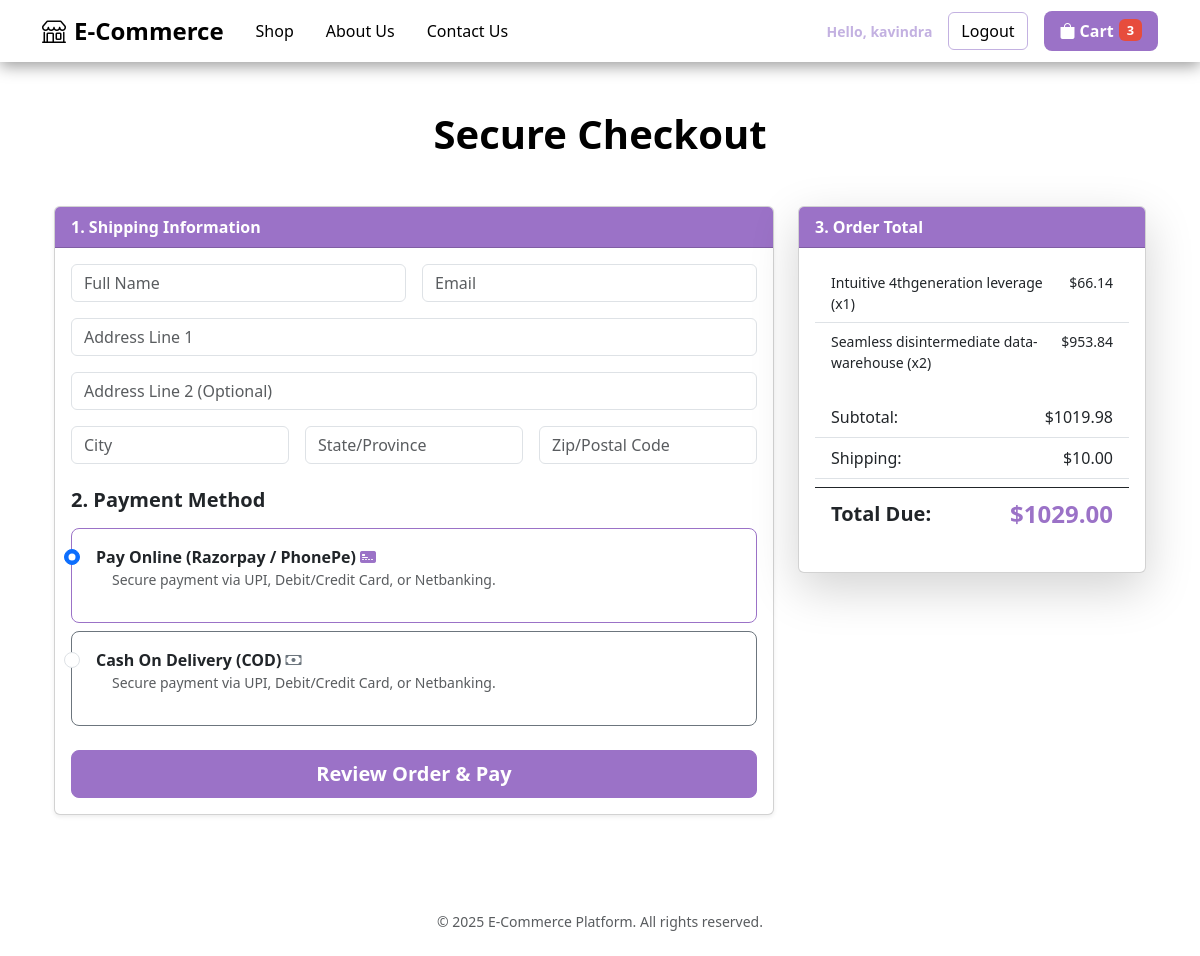
Screenshot of /checkout/ (signed in) with the database file from the repository.
### store/models.py (models this page shows, shortened)
class OrderItem(models.Model):
    product = models.ForeignKey('Product', on_delete=models.SET_NULL, null=True)
    order = models.ForeignKey('Order', on_delete=models.SET_NULL, null=True)
    quantity = models.IntegerField(default=0, null=True, blank=True)
    date_added = models.DateTimeField(auto_now_add=True)
    @property
    def get_total(self):
        total = self.product.price * self.quantity
        return total

class Product(models.Model):
    category = models.ForeignKey(Category, on_delete=models.SET_NULL, null=True)
    name = models.CharField(max_length=200)
    price = models.DecimalField(max_digits=7, decimal_places=2)
    image = models.ImageField(upload_to='products/', null=True, blank=True)
    digital = models.BooleanField(default=False, null=True, blank=False)

class Order(models.Model):
    customer = models.ForeignKey(Customer, on_delete=models.SET_NULL, null=True, blank=True)
    date_ordered = models.DateTimeField(auto_now_add=True)
    complete = models.BooleanField(default=False)
    transaction_id = models.CharField(max_length=100, null=True)
    get_total_with_shipping = models.DecimalField(max_digits=10, decimal_places=2, default=0.00)
    @property
    def get_cart_total(self):
        orderitems = self.orderitem_set.all()
        total = sum([item.get_total for item in orderitems])
        return total
    @property
    def get_cart_items(self):
        orderitems = self.orderitem_set.all()
        total = sum([item.quantity for item in orderitems])
        return total
    def get_total_with_shipping(self):
        """
        Calculates the final total, setting shipping to 0.00 (free).
        """
        subtotal = self.get_cart_total
        shipping_cost = Decimal('0.00')
        return subtotal + shipping_cost

### store/views.py (the view)
# urls.py: path('checkout/', views.checkout_view, name='checkout'),
def checkout_view(request):
    if request.user.is_authenticated:
        customer = request.user.customer
        order, created = Order.objects.get_or_create(customer=customer, complete=False)
        items = order.orderitem_set.all()
    else:
        return redirect('store:login') # Or 'store:cart' with an error message
    if request.method == 'POST':
        full_name = request.POST.get('full_name')
        email = request.POST.get('email')
        address_line_1 = request.POST.get('address_line_1')
        address_line_2 = request.POST.get('address_line_2') # Check if this name is correct
        city = request.POST.get('city')
        state = request.POST.get('state')
        zipcode = request.POST.get('zipcode')
        payment_method = request.POST.get('payment_method')
        required_fields = [full_name, address_line_1, city, state, zipcode]
        if any(not field for field in required_fields):
            print("Missing required fields!")
            return redirect('store:checkout') # Rerender the page and force user to enter data
        shipping_address, created = ShippingAddress.objects.update_or_create(
             customer=customer,
             defaults={
                 'name': full_name,
                 'email': email,
                 'address': address_line_1,
                 'city': city,
                 'state': state,
                 'zipcode': zipcode,
             }
        )
        request.session['payment_method'] = payment_method
        return redirect('store:initiate_payment')
    else:
        context = {
            'items': items,
            'order': order,
        }
        return render(request, 'store/checkout.html', context)

### store/context_processors.py (called while the page is built, shortened)
def cart_context(request):
    cart_items_count = 0
    if request.user.is_authenticated:
        user = request.user
        try:
            customer = user.customer
        except ObjectDoesNotExist:
            customer = Customer.objects.create(
                user=user,
                name=user.username,
                email=user.email
            )
        order, created = Order.objects.get_or_create(customer=customer, complete=False)
        cart_items_count = order.get_cart_items
    return {'cart_items_count': cart_items_count}

### store/templates/store/checkout.html (shortened to what this page needs)
{% extends 'base.html' %}
{% load static %}
{% block content %}
<div class="container my-5">
    <h1 class="fw-bold text-center mb-5 testimonial-heading">Secure Checkout</h1>
    <div class="row">
        <div class="col-lg-8">
            <div class="card shadow-sm mb-4">
                <div class="card-header bg-primary text-white fw-bold">1. Shipping Information</div>
                <div class="card-body">
                    <form id="shipping-form" method="POST">
                        <div class="row g-3">
    <div class="col-md-6"><input type="text" class="form-control" placeholder="Full Name" name="full_name" required></div>
    <div class="col-md-6"><input type="email" class="form-control" placeholder="Email" name="email" required></div>
    <div class="col-12"><input type="text" class="form-control" placeholder="Address Line 1" name="address_line_1" required></div>
    <div class="col-12"><input type="text" class="form-control" placeholder="Address Line 2 (Optional)" name="address_line_2"></div>
    <div class="col-md-4"><input type="text" class="form-control" placeholder="City" name="city" required></div>
    <div class="col-md-4"><input type="text" class="form-control" placeholder="State/Province" name="state" required></div>
    <div class="col-md-4"><input type="text" class="form-control" placeholder="Zip/Postal Code" name="zipcode" required></div>
</div>
                        <h5 class="fw-bold mt-4 mb-3">2. Payment Method</h5>
                        <div class="form-check border border-primary rounded-3 p-3 mb-2">
                            <input class="form-check-input" type="radio" name="payment_method" id="razorpay" value="razorpay" checked>
                            <label class="form-check-label fw-bold ms-2" for="razorpay">
                                Pay Online (Razorpay / PhonePe) <i class="bi bi-credit-card-2-front-fill text-primary"></i>
                            </label>
                            <p class="small text-muted ms-4">Secure payment via UPI, Debit/Credit Card, or Netbanking.</p>
                        </div>
                        <div class="form-check border border-secondary rounded-3 p-3">
                            <input class="form-check-input" type="radio" name="payment_method" id="cod" value="cod">
                            <label class="form-check-label fw-bold ms-2" for="cod">
                                Cash On Delivery (COD) <i class="bi bi-cash text-secondary"></i>
                            </label>
                            <p class="small text-muted ms-4">Secure payment via UPI, Debit/Credit Card, or Netbanking.</p>
                        </div>
                        <div class="d-grid mt-4">
                            <button type="submit" class="btn btn-primary btn-lg fw-bold">Review Order & Pay</button>
                        </div>
                    </form>
                </div>
            </div>
        </div>
        <div class="col-lg-4">
            <div class="card shadow-lg">
                <div class="card-header bg-primary text-white fw-bold">3. Order Total</div>
                <div class="card-body">
                    <ul class="list-group list-group-flush mb-3 small">
                        {% for item in items %}
                        <li class="list-group-item d-flex justify-content-between">
                            {{ item.product.name }} (x{{ item.quantity }})
                            <span>${{ item.get_total|floatformat:2 }}</span>
                        </li>
                        {% endfor %}
                    </ul>
                    <ul class="list-group list-group-flush mb-3">
                        <li class="list-group-item d-flex justify-content-between align-items-center">
                            Subtotal:
                            <span>${{ order.get_cart_total|floatformat:2 }}</span>
                        </li>
                        <li class="list-group-item d-flex justify-content-between align-items-center">
                            Shipping: <span>$10.00</span>
                        </li>
                        <li class="list-group-item d-flex justify-content-between align-items-center fw-bold fs-5 border-top border-dark mt-2">
                            Total Due:
                            <span class="fs-4 text-primary">
                                ${{ order.get_cart_total|add:10|floatformat:2 }}
                            </span>
                        </li>
                    </ul>
                </div>
            </div>
        </div>
    </div>
</div>
{% endblock content %}

### store/templates/base.html (shortened to what this page needs)
{% load static %}
<!DOCTYPE html>
<html>
<head>
    <link href="https://cdn.jsdelivr.net/npm/bootstrap@5.3.3/dist/css/bootstrap.min.css" rel="stylesheet">
    <link rel="stylesheet" href="https://cdn.jsdelivr.net/npm/bootstrap-icons@1.11.3/font/bootstrap-icons.min.css">
</head>
<body>
    <nav class="navbar navbar-expand-lg navbar-pastel sticky-top">
        <div class="container-fluid container-xl">
            <a class="navbar-brand" href="{% url 'store:home' %}">
                <i class="bi bi-shop me-2"></i>E-Commerce
            </a>
            <div class="collapse navbar-collapse" id="navbarNav">
                <ul class="navbar-nav me-auto mb-2 mb-lg-0">
                    <li class="nav-item">
                        <a class="nav-link" href="{% url 'store:home' %}">Shop</a>
                    </li>
                    <li class="nav-item">
                        <a class="nav-link" href="{% url 'store:about' %}">About Us</a>
                    </li>
                    <li class="nav-item">
                        <a class="nav-link" href="{% url 'store:contact' %}">Contact Us</a>
                    </li>
                </ul>
                <div class="d-flex align-items-center">
                    {% if request.user.is_authenticated %}
                        <span class="text-light me-3 small">Hello, {{request.user.username}}</span>
                        <a href="{% url 'store:logout' %}" class="btn btn-outline-pastel me-3">Logout</a>
                    {% else %}
                        <a href="{% url 'store:login' %}" class="btn btn-outline-pastel me-3">Login</a>
                    {% endif %}
                    <a href="{% url 'store:cart' %}" class="btn btn-cart-pastel">
                        <i class="bi bi-bag-fill me-1"></i> Cart
                        <span class="badge" id="cart-count">
                            {{ cart_items_count|default:0 }}
                        </span>
                    </a>
                </div>
            </div>
        </div>
    </nav>
    <main class="container ">
            {% block content %}
            {% endblock content %}
    </main>
    <footer class="text-center py-4 mt-5 text-muted small">
        <div class="container">
            &copy; 2025 E-Commerce Platform. All rights reserved.
        </div>
    </footer>
</body>
</html>

### store/templates/base.html (style rules this page uses)
:root { --pastel-purple: #9B72C7; --accent-lavender: #C3B1E1; --off-white: #FFFFFF; --bs-primary: var(--pastel-purple); --bs-primary-rgb: 155, 114, 199; }
body { background-color: var(--soft-lavender); font-family: 'Segoe UI', Tahoma, Geneva, Verdana, sans-serif; color: var(--deep-violet); }
.navbar-pastel { background-color: var(--deep-violet) !important; box-shadow: 0 4px 15px rgba(0, 0, 0, 0.4); }
.navbar-pastel .navbar-brand { color: var(--soft-lavender) !important; font-weight: 700; font-size: 1.5rem; }
.navbar-pastel .nav-link { color: var(--soft-lavender) !important; transition: color 0.3s; padding-left: 1rem !important; padding-right: 1rem !important; }
.navbar-pastel .text-light { color: var(--accent-lavender) !important; font-weight: 600; }
.btn-outline-pastel { color: var(--soft-lavender); border-color: var(--accent-lavender); transition: all 0.3s; }
.btn-cart-pastel { background-color: var(--pastel-purple); color: var(--off-white); font-weight: bold; border: none; display: flex; align-items: center; padding: 0.5rem 1rem; border-radius: 0.5rem; transition: background-color 0.2s; }
.btn-cart-pastel .badge { background-color: #E74C3C !important; margin-left: 5px; font-size: 0.8rem; padding: 5px 8px; }
.btn-primary { background-color: var(--pastel-purple) !important; border-color: var(--pastel-purple) !important; transition: transform 0.2s, box-shadow 0.2s; }

### rows the page displays
OrderItem: product.name "Intuitive 4thgeneration leverage", quantity "1", get_total "66.14"
OrderItem: product.name "Seamless disintermediate data-warehouse", quantity "2", get_total "953.84"
Order: get_cart_total "1019.98", get_cart_total|add "1029.00"

### other values shown
{{ request.user.username }} "kavindra"
{{ cart_items_count|default:0 }} "3"
